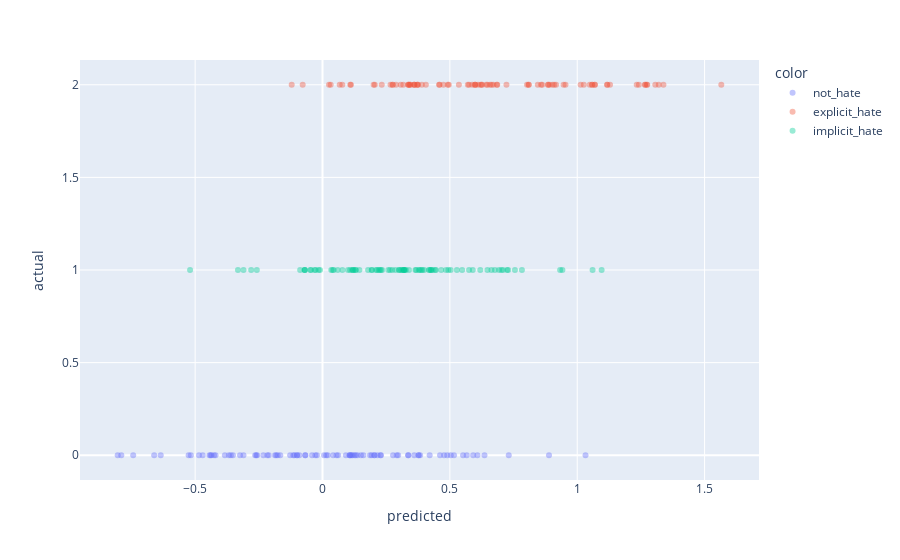

Notebook source saved alongside this figure:
### Code cell
rdfsmart = pd.DataFrame()
rdfsmart['predicted'] = scoresmart
rdfsmart['actual'] = ysmart
rdfsmart['color'] = actual_labelsmart
fig = px.scatter(rdfsmart, x='predicted', y='actual',
                    color='color',size_max=.01,opacity=0.4)
fig.show()
